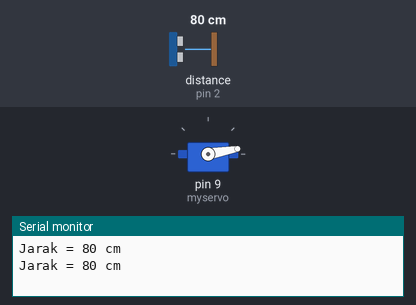
Simulated run of this sketch. Board: Arduino Uno, built with avr-gcc and run on an emulated ATmega328P. Parts: servo, the last lines printed to the serial monitor. Wiring (inferred from the names in the program): ultrasonic range finder: trigger pin 3; echo pin 2. The test bench sets the inputs (shaded band); at power-on: distance to the obstacle (sensor on pin 2) 80 cm. The echo pulse lasts 58.3 µs per cm.

Above: at 1.8 s.
1.9 s: distance to the obstacle (sensor on pin 2) set to 55 cm
3.4 s: distance to the obstacle (sensor on pin 2) set to 44 cm
At 5.2 s:
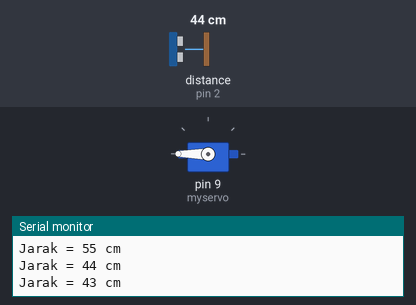
5.5 s: distance to the obstacle (sensor on pin 2) set to 60 cm
At 7.0 s:
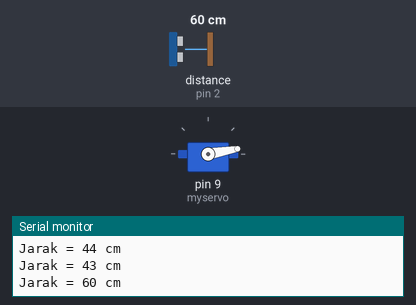
7.5 s: distance to the obstacle (sensor on pin 2) set to 2 cm
At 8.7 s:
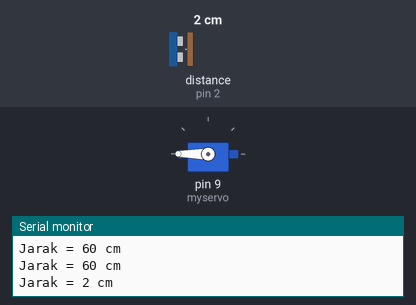
Timing chart, 0 to 10.5 s (numbered marks = the images above; inputs shaded):
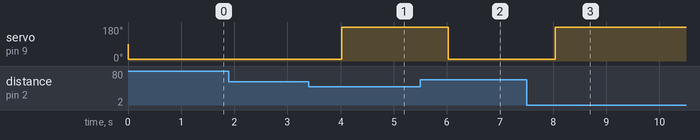

Measured:
- the behaviour switches between 50 and 49 cm on distance to the obstacle (sensor on pin 2) (found by bisection; images 0 and 1)
- after the input at 3.4 s, servo on pin 9 (myservo): 10° → 180° after 0.62 s
- after the input at 5.5 s, servo on pin 9 (myservo): 180° → 10° after 0.53 s
- after the input at 7.5 s, servo on pin 9 (myservo): 10° → 180° after 0.54 s

The sketch:

Project_Tempat_Sampah_Otomatis.ino
```cpp
//Servo
#include <Servo.h> //library servo
Servo myservo; //membuat variabel servo untuk dikendalikan
int pos = 0; // deklarasi variabel untuk posisi sudut servo
//Ultrasonik
const int TRIGPIN = 3; // deklarasi output ultrasonik
const int ECHOPIN = 2;// deklarasi input ultrasonik
long timer; // deklarasi waktu
int jarak ; // deklarasi jarak servo

void setup()
{
  //ultrasonik
  Serial.begin(9600);
  pinMode(ECHOPIN, INPUT);
  pinMode (TRIGPIN, OUTPUT);
  //servo
  myservo.attach (9);
  }

void loop() {
  //ultrasonik
  digitalWrite(TRIGPIN, LOW); //matikan sesnsor ultrasonik
  digitalWrite (TRIGPIN, HIGH); //aktifkan sensor ultrasonik
  digitalWrite(TRIGPIN, LOW);
  timer = pulseIn (ECHOPIN, HIGH); //baca rentan waktu dari TRIGPIN HIGH sampai ECHOPIN HIGH
  jarak =  timer/58 ;// jarak ultrasonik

  Serial.print ("Jarak = ");
  Serial.print (jarak);
  Serial.print (" cm");
  Serial.println ();

  //servo ketika tempat sampah terbuka
  if (jarak >= 50) {
    digitalWrite (3, HIGH);
    myservo.write (10);
    delay (1000);
  }
  // servo ketika tempat sampah tertutup
  else {
    digitalWrite (3,LOW);
    myservo.write (180);
    delay (1000);
  }
}
```
